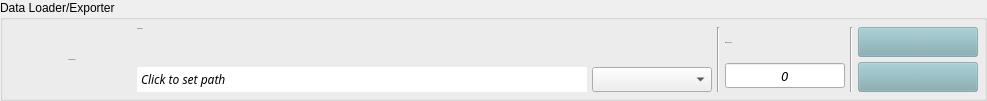
               <widget class="QGroupBox" name="gBox_Data">
                <property name="title">
                 <string>Data Loader/Exporter</string>
                </property>
                <layout class="QHBoxLayout" name="layoutControl" stretch="0">
                 <property name="spacing">
                  <number>5</number>
                 </property>
                 <property name="sizeConstraint">
                  <enum>QLayout::SetMinimumSize</enum>
                 </property>
                 <property name="leftMargin">
                  <number>9</number>
                 </property>
                 <property name="topMargin">
                  <number>7</number>
                 </property>
                 <property name="rightMargin">
                  <number>6</number>
                 </property>
                 <property name="bottomMargin">
                  <number>6</number>
                 </property>
                 <item>
                  <layout class="QHBoxLayout" name="horizontalLayout_15" stretch="0,100,0,0,0,0">
                   <property name="leftMargin">
                    <number>0</number>
                   </property>
                   <property name="topMargin">
                    <number>0</number>
                   </property>
                   <item>
                    <widget class="QPushButton" name="btnRenderings_2">
                     <property name="minimumSize">
                      <size>
                       <width>120</width>
                       <height>60</height>
                      </size>
                     </property>
                     <property name="maximumSize">
                      <size>
                       <width>120</width>
                       <height>60</height>
                      </size>
                     </property>
                     <property name="font">
                      <font>
                       <family>12</family>
                       <pointsize>-1</pointsize>
                       <weight>50</weight>
                       <italic>false</italic>
                       <bold>false</bold>
                       <underline>false</underline>
                      </font>
                     </property>
                     <property name="styleSheet">
                      <string notr="true">background-color:rgba(126, 169, 175,150);</string>
                     </property>
                     <property name="text">
                      <string>Generate Data</string>
                     </property>
                     <property name="shortcut">
                      <string>M</string>
                     </property>
                     <property name="flat">
                      <bool>true</bool>
                     </property>
                    </widget>
                   </item>
                   <item>
                    <layout class="QVBoxLayout" name="verticalLayout_13" stretch="10,90">
                     <property name="leftMargin">
                      <number>0</number>
                     </property>
                     <item>
                      <widget class="QLabel" name="lblDataPath">
                       <property name="font">
                        <font>
                         <family>12</family>
                         <pointsize>-1</pointsize>
                         <weight>50</weight>
                         <italic>false</italic>
                         <bold>false</bold>
                         <underline>false</underline>
                        </font>
                       </property>
                       <property name="autoFillBackground">
                        <bool>false</bool>
                       </property>
                       <property name="text">
                        <string>[ Data Path ]</string>
                       </property>
                       <property name="alignment">
                        <set>Qt::AlignLeading</set>
                       </property>
                      </widget>
                     </item>
                     <item>
                      <layout class="QHBoxLayout" name="hLayout_DataControls" stretch="0,0">
                       <item>
                        <widget class="QTextEdit" name="txtAnnDataPath">
                         <property name="sizePolicy">
                          <sizepolicy hsizetype="Preferred" vsizetype="Preferred">
                           <horstretch>0</horstretch>
                           <verstretch>0</verstretch>
                          </sizepolicy>
                         </property>
                         <property name="minimumSize">
                          <size>
                           <width>450</width>
                           <height>25</height>
                          </size>
                         </property>
                         <property name="maximumSize">
                          <size>
                           <width>16777215</width>
                           <height>25</height>
                          </size>
                         </property>
                         <property name="font">
                          <font>
                           <family>12 10</family>
                           <pointsize>10</pointsize>
                           <weight>50</weight>
                           <italic>true</italic>
                           <bold>false</bold>
                          </font>
                         </property>
                         <property name="frameShape">
                          <enum>QFrame::NoFrame</enum>
                         </property>
                         <property name="frameShadow">
                          <enum>QFrame::Sunken</enum>
                         </property>
                         <property name="verticalScrollBarPolicy">
                          <enum>Qt::ScrollBarAsNeeded</enum>
                         </property>
                         <property name="horizontalScrollBarPolicy">
                          <enum>Qt::ScrollBarAlwaysOff</enum>
                         </property>
                         <property name="readOnly">
                          <bool>true</bool>
                         </property>
                         <property name="html">
                          <string>&lt;!DOCTYPE HTML PUBLIC &quot;-//W3C//DTD HTML 4.0//EN&quot; &quot;http://www.w3.org/TR/REC-html40/strict.dtd&quot;&gt;
&lt;html&gt;&lt;head&gt;&lt;meta name=&quot;qrichtext&quot; content=&quot;1&quot; /&gt;&lt;style type=&quot;text/css&quot;&gt;
p, li { white-space: pre-wrap; }
&lt;/style&gt;&lt;/head&gt;&lt;body style=&quot; font-family:'12 10'; font-size:10pt; font-weight:400; font-style:italic;&quot;&gt;
&lt;p style=&quot; margin-top:0px; margin-bottom:0px; margin-left:0px; margin-right:0px; -qt-block-indent:0; text-indent:0px;&quot;&gt;&lt;span style=&quot; font-family:'Noto Sans'; font-size:9pt;&quot;&gt;Click to set path&lt;/span&gt;&lt;/p&gt;&lt;/body&gt;&lt;/html&gt;</string>
                         </property>
                        </widget>
                       </item>
                       <item>
                        <widget class="QComboBox" name="cbox_subdir_phase">
                         <property name="minimumSize">
                          <size>
                           <width>120</width>
                           <height>25</height>
                          </size>
                         </property>
                         <property name="maximumSize">
                          <size>
                           <width>16777215</width>
                           <height>25</height>
                          </size>
                         </property>
                         <property name="font">
                          <font>
                           <family>12 10</family>
                           <weight>50</weight>
                           <italic>false</italic>
                           <bold>false</bold>
                          </font>
                         </property>
                         <property name="sizeAdjustPolicy">
                          <enum>QComboBox::AdjustToMinimumContentsLength</enum>
                         </property>
                        </widget>
                       </item>
                      </layout>
                     </item>
                    </layout>
                   </item>
                   <item>
                    <widget class="Line" name="line_2">
                     <property name="styleSheet">
                      <string notr="true">#line {
	border: 1px solid red;
}
</string>
                     </property>
                     <property name="orientation">
                      <enum>Qt::Vertical</enum>
                     </property>
                    </widget>
                   </item>
                   <item>
                    <layout class="QVBoxLayout" name="verticalLayout_11">
                     <property name="leftMargin">
                      <number>0</number>
                     </property>
                     <item>
                      <widget class="QLabel" name="lblGoTo">
                       <property name="minimumSize">
                        <size>
                         <width>120</width>
                         <height>0</height>
                        </size>
                       </property>
                       <property name="maximumSize">
                        <size>
                         <width>120</width>
                         <height>25</height>
                        </size>
                       </property>
                       <property name="font">
                        <font>
                         <family>12</family>
                         <pointsize>-1</pointsize>
                         <weight>50</weight>
                         <italic>false</italic>
                         <bold>false</bold>
                        </font>
                       </property>
                       <property name="text">
                        <string>Batch # (Go To)</string>
                       </property>
                       <property name="wordWrap">
                        <bool>true</bool>
                       </property>
                      </widget>
                     </item>
                     <item>
                      <widget class="QLineEdit" name="leBatchNo">
                       <property name="sizePolicy">
                        <sizepolicy hsizetype="Preferred" vsizetype="Preferred">
                         <horstretch>0</horstretch>
                         <verstretch>0</verstretch>
                        </sizepolicy>
                       </property>
                       <property name="maximumSize">
                        <size>
                         <width>120</width>
                         <height>25</height>
                        </size>
                       </property>
                       <property name="font">
                        <font>
                         <family>12 10</family>
                         <pointsize>10</pointsize>
                         <weight>50</weight>
                         <italic>true</italic>
                         <bold>false</bold>
                        </font>
                       </property>
                       <property name="inputMethodHints">
                        <set>Qt::ImhDigitsOnly|Qt::ImhPreferNumbers</set>
                       </property>
                       <property name="text">
                        <string>0</string>
                       </property>
                       <property name="alignment">
                        <set>Qt::AlignCenter</set>
                       </property>
                      </widget>
                     </item>
                    </layout>
                   </item>
                   <item>
                    <widget class="Line" name="line_15">
                     <property name="orientation">
                      <enum>Qt::Vertical</enum>
                     </property>
                    </widget>
                   </item>
                   <item>
                    <layout class="QVBoxLayout" name="verticalLayout_10">
                     <property name="leftMargin">
                      <number>0</number>
                     </property>
                     <item>
                      <widget class="QPushButton" name="btnStartNext">
                       <property name="enabled">
                        <bool>false</bool>
                       </property>
                       <property name="sizePolicy">
                        <sizepolicy hsizetype="Preferred" vsizetype="Preferred">
                         <horstretch>0</horstretch>
                         <verstretch>0</verstretch>
                        </sizepolicy>
                       </property>
                       <property name="minimumSize">
                        <size>
                         <width>120</width>
                         <height>30</height>
                        </size>
                       </property>
                       <property name="maximumSize">
                        <size>
                         <width>120</width>
                         <height>30</height>
                        </size>
                       </property>
                       <property name="font">
                        <font>
                         <family>12</family>
                         <pointsize>-1</pointsize>
                         <weight>50</weight>
                         <italic>false</italic>
                         <bold>false</bold>
                        </font>
                       </property>
                       <property name="styleSheet">
                        <string notr="true">background-color:rgba(126, 169, 175,150);</string>
                       </property>
                       <property name="text">
                        <string>&amp;Load</string>
                       </property>
                       <property name="shortcut">
                        <string>Shift+L</string>
                       </property>
                      </widget>
                     </item>
                     <item>
                      <widget class="QPushButton" name="btnExport">
                       <property name="enabled">
                        <bool>false</bool>
                       </property>
                       <property name="sizePolicy">
                        <sizepolicy hsizetype="Preferred" vsizetype="Preferred">
                         <horstretch>0</horstretch>
                         <verstretch>0</verstretch>
                        </sizepolicy>
                       </property>
                       <property name="minimumSize">
                        <size>
                         <width>120</width>
                         <height>30</height>
                        </size>
                       </property>
                       <property name="maximumSize">
                        <size>
                         <width>120</width>
                         <height>30</height>
                        </size>
                       </property>
                       <property name="font">
                        <font>
                         <family>12</family>
                         <pointsize>-1</pointsize>
                         <weight>50</weight>
                         <italic>false</italic>
                         <bold>false</bold>
                        </font>
                       </property>
                       <property name="styleSheet">
                        <string notr="true">background-color:rgba(126, 169, 175,150);</string>
                       </property>
                       <property name="text">
                        <string>&amp;Export</string>
                       </property>
                       <property name="shortcut">
                        <string>Shift+E</string>
                       </property>
                       <property name="checkable">
                        <bool>false</bool>
                       </property>
                      </widget>
                     </item>
                    </layout>
                   </item>
                  </layout>
                 </item>
                </layout>
               </widget>
